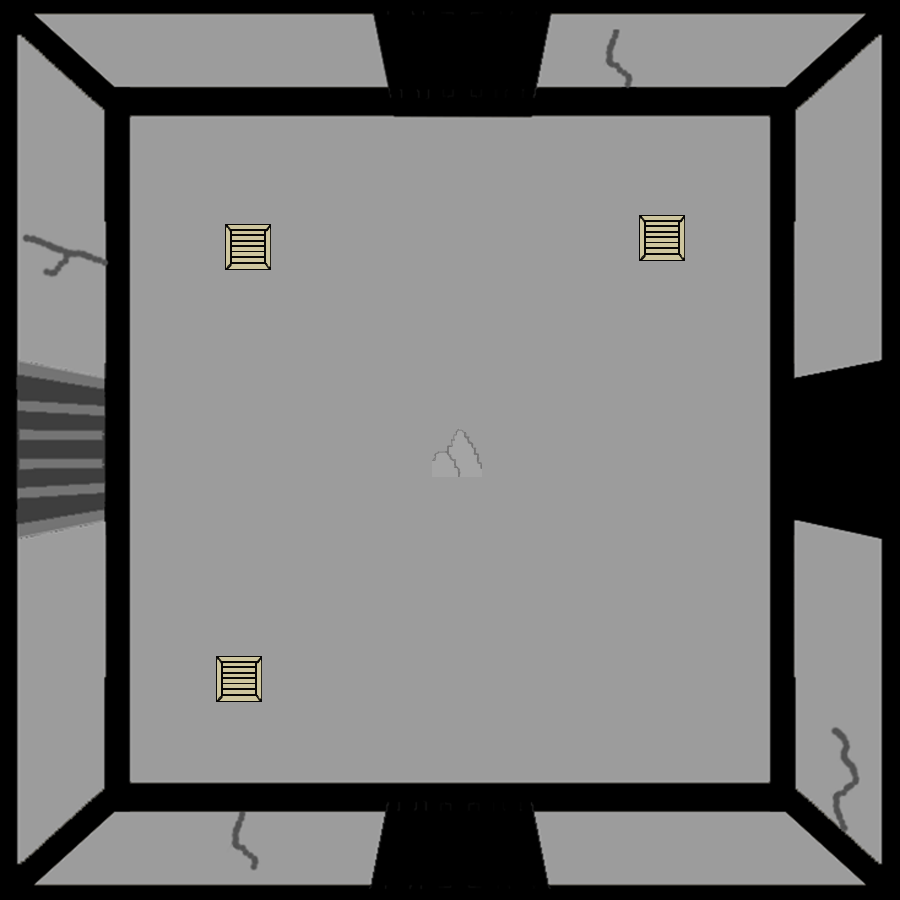

Below is a game level as drawn by its tile map, then a one-line description and the .tmx that defines it (tile-layer data replaced by summaries):
An orthogonal 100x100 tile map with 9x9 px tiles, 2 tile layers (SALA, CAJAS Y ROCAS), 3 tilesets.

<map version="1.2" tiledversion="1.3.3" orientation="orthogonal" renderorder="right-down" width="100" height="100" tilewidth="9" tileheight="9" infinite="0" nextlayerid="3" nextobjectid="1">
 <tileset firstgid="1" source="PRISION8.tsx" />
 <tileset firstgid="10001" source="ROCAS.tsx" />
 <tileset firstgid="10002" source="CAJA.tsx" />
 <layer id="1" name="SALA" width="100" height="100">
  <data>[10000 cells, 10000 non-empty, 10000 distinct tile ids]</data>
 </layer>
 <layer id="2" name="CAJAS Y ROCAS" width="100" height="100">
  <data>[10000 cells, 700 non-empty, 650 distinct tile ids]</data>
 </layer>
</map>
